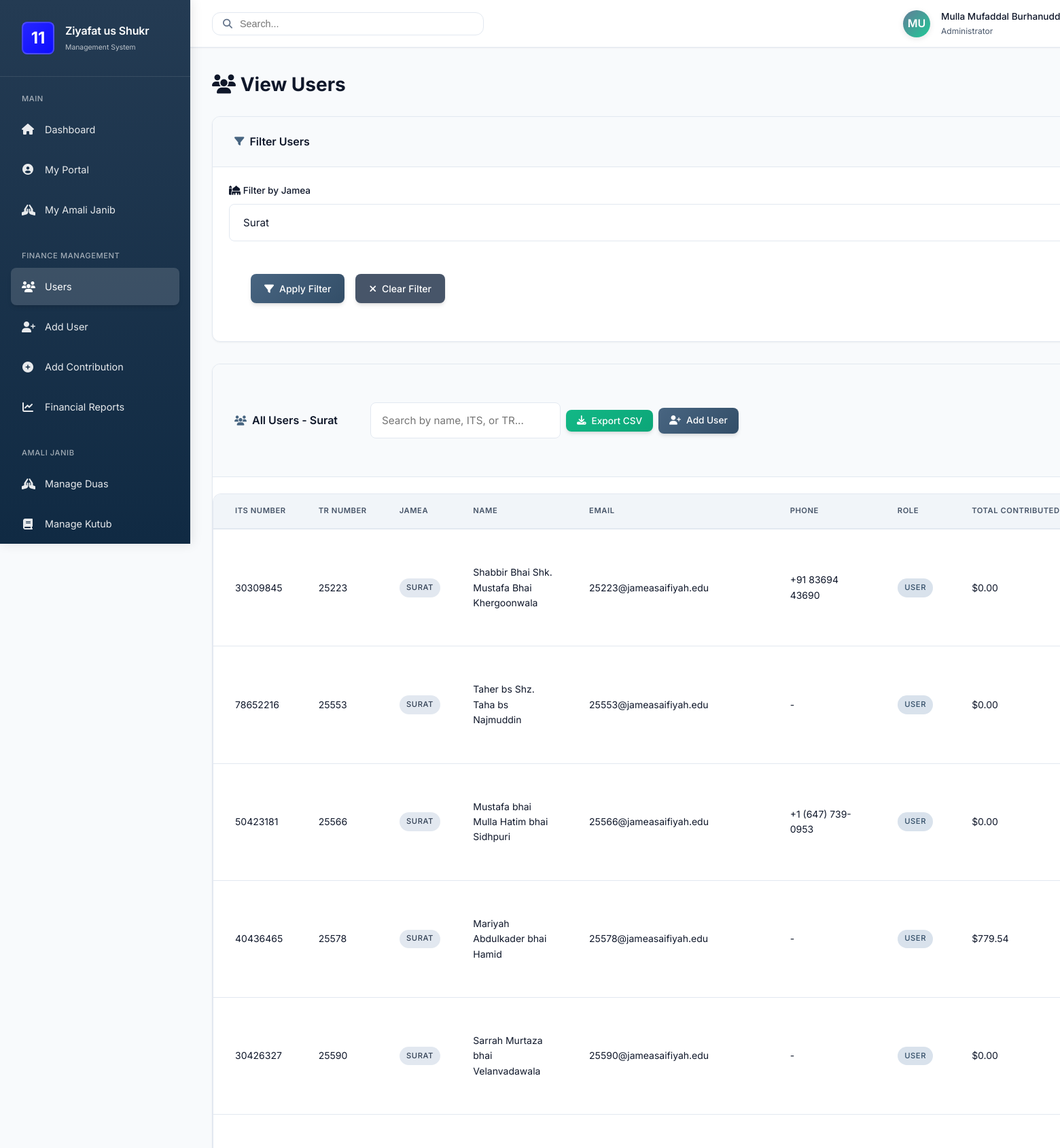
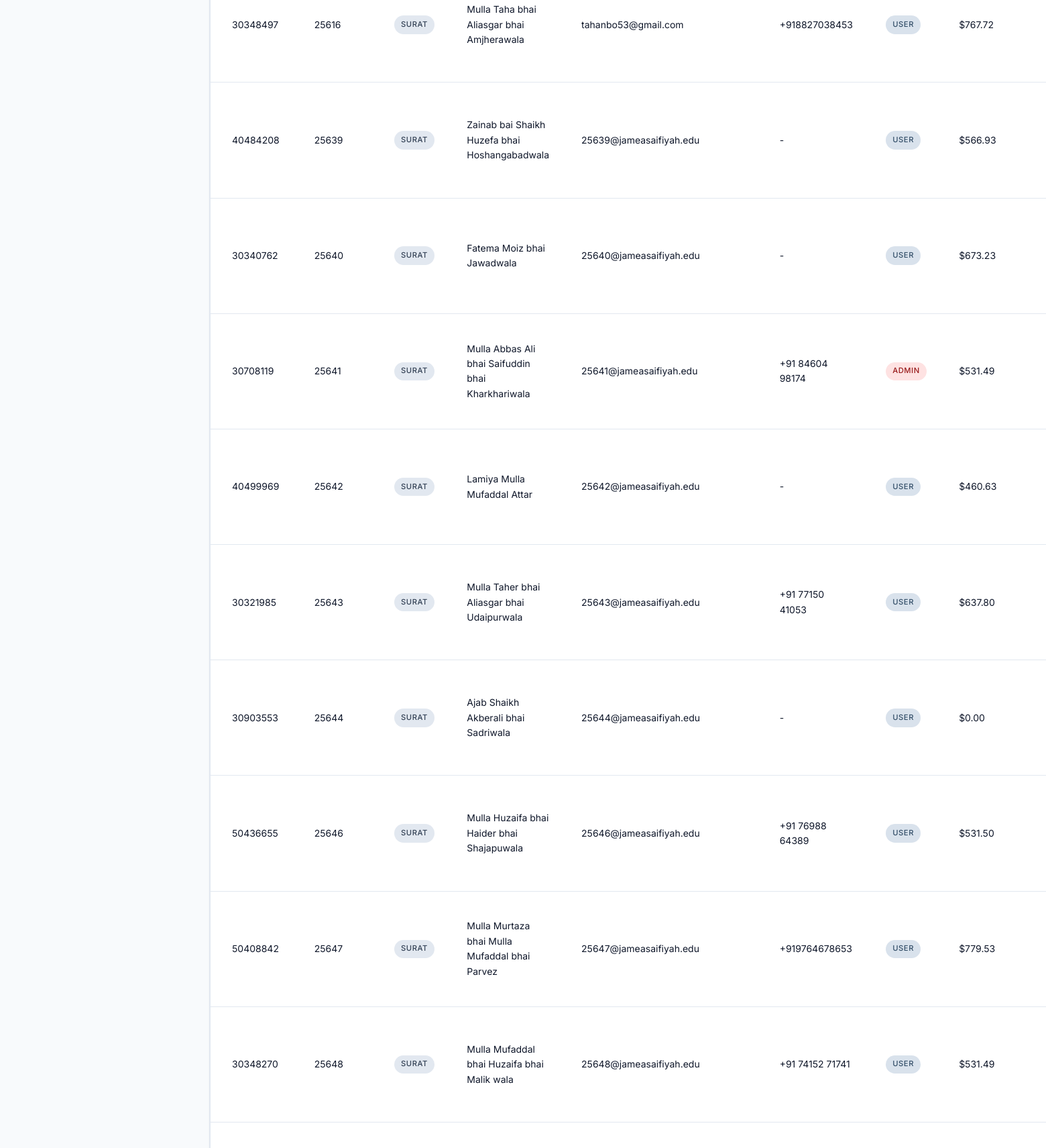
/admin/view_users.php?filter_category=Surat (signed in, upper part), run on the app's committed database (2 pictures, top to bottom).
### tables this page shows
CREATE TABLE `users` (
  `id` int(10) UNSIGNED NOT NULL,
  `its_number` varchar(50) NOT NULL,
  `tr_number` varchar(50) DEFAULT NULL,
  `category` enum('Surat','Marol','Karachi','Nairobi','Muntasib') DEFAULT NULL,
  `classification` enum('Talabat','Taalebaat','Muntasebeen','Muntasebaat') NOT NULL,
  `name` varchar(100) NOT NULL,
  `email` varchar(100) NOT NULL,
  `phone_number` varchar(20) DEFAULT NULL,
  `password` varchar(255) NOT NULL,
  `role` enum('user','admin') DEFAULT 'user',
  `admin_type` enum('super_admin','finance_admin','amali_coordinator','surat_amali_coordinator','marol_amali_coordinator','karachi_amali_coordinator','nairobi_amali_coordinator') DEFAULT NULL,
  `created_at` timestamp NOT NULL DEFAULT current_timestamp()
);

### includes/functions.php (called while the page is built, shortened)
<?php
function is_logged_in() {
    return isset($_SESSION['user_id']);
}
function is_admin() {
    return isset($_SESSION['role']) && $_SESSION['role'] === 'admin';
}
function is_super_admin() {
    return isset($_SESSION['role']) && $_SESSION['role'] === 'admin'
           && isset($_SESSION['admin_type']) && $_SESSION['admin_type'] === 'super_admin';
}
function has_finance_access() {
    return is_super_admin() || is_finance_admin();
}
function has_amali_access() {
    return is_super_admin() || is_amali_coordinator() || is_category_amali_coordinator();
}
function clean_input($data) {
    $data = trim($data);
    $data = stripslashes($data);
    $data = htmlspecialchars($data);
    return $data;
}
function format_currency($amount, $currency = 'USD') {
    if ($currency === 'USD') {
        return '$' . number_format($amount, 2);
    } else {
        return '₹' . number_format($amount, 2);
    }
}
function get_user_by_id($conn, $user_id) {
    $sql = "SELECT * FROM users WHERE id = ?";
    $stmt = $conn->prepare($sql);
    $stmt->bind_param("i", $user_id);
    $stmt->execute();
    $result = $stmt->get_result();
    return $result->fetch_assoc();
}
?>

### admin/view_users.php (the view, shortened to what this page needs)
<?php
require_once '../config/database.php';
require_once '../includes/functions.php';
$css_path = '../assets/css/';
$filter_category = isset($_GET['filter_category']) ? clean_input($_GET['filter_category']) : '';
$sql = "SELECT
            u.id,
            u.its_number,
            u.tr_number,
            u.category,
            u.name,
            u.email,
            u.phone_number,
            u.role,
            u.created_at,
            COALESCE(SUM(c.amount_usd), 0) as total_contributed_usd,
            COALESCE(SUM(c.amount_inr), 0) as total_contributed_inr
        FROM users u
        LEFT JOIN contributions c ON u.id = c.user_id";
if ($filter_category) {
    $sql .= " WHERE u.category = ?";
}
$sql .= " GROUP BY u.id
          ORDER BY u.category, u.tr_number ASC";
if ($filter_category) {
    $stmt = $conn->prepare($sql);
    $stmt->bind_param("s", $filter_category);
    $stmt->execute();
    $users = $stmt->get_result();
} else {
    $users = $conn->query($sql);
}
require_once '../includes/header.php';
?>
<div class="container">
    <h1 class="mb-3"><i class="fas fa-users"></i> View Users</h1>
    <div class="card">
        <div class="card-header">
            <h3><i class="fas fa-filter"></i> Filter Users</h3>
        </div>
        <form method="GET" action="" style="padding: var(--spacing-lg);">
            <div class="form-group" style="margin-bottom: var(--spacing-md);">
                <label for="filter_category"><i class="fas fa-mosque"></i> Filter by Jamea</label>
                <select id="filter_category" name="filter_category" class="form-control">
                    <option value="Surat" <?php echo $filter_category === 'Surat' ? 'selected' : ''; ?>>Surat</option>
                </select>
            </div>
            <div class="action-buttons">
                <button type="submit" class="btn btn-primary">
                    <i class="fas fa-filter"></i> Apply Filter
                </button>
                <?php if ($filter_category): ?>
                    <a href="view_users.php" class="btn btn-secondary">
                        <i class="fas fa-times"></i> Clear Filter
                    </a>
                <?php endif; ?>
            </div>
        </form>
    </div>
    <div class="card">
        <div class="card-header">
            <div style="display: flex; justify-content: space-between; align-items: center; flex-wrap: wrap; gap: 1rem;">
                <h3><i class="fas fa-users"></i> All Users <?php echo $filter_category ? '- ' . htmlspecialchars($filter_category) : ''; ?></h3>
                <div class="action-buttons" style="display: flex; gap: 0.5rem; flex-wrap: wrap; align-items: center;">
                    <input type="text" id="searchInput" class="form-control" placeholder="Search by name, ITS, or TR..." style="width: 280px; margin: 0;">
                    <button onclick="exportTableToCSV('dataTable', 'users.csv')" class="btn btn-success btn-sm">
                        <i class="fas fa-download"></i> Export CSV
                    </button>
                    <a href="add_user.php" class="btn btn-primary btn-sm">
                        <i class="fas fa-user-plus"></i> Add User
                    </a>
                </div>
            </div>
        </div>
        <div class="table-container">
            <?php if ($users->num_rows > 0): ?>
                <table id="dataTable">
                    <thead>
                        <tr>
                            <th>ITS Number</th>
                            <th>TR Number</th>
                            <th>Jamea</th>
                            <th>Name</th>
                            <th>Email</th>
                            <th>Phone</th>
                            <th>Role</th>
                            <th>Total Contributed (USD)</th>
                        </tr>
                    </thead>
                    <tbody>
                        <?php while ($user = $users->fetch_assoc()):
                        ?>
                            <tr>
                                <td><?php echo htmlspecialchars($user['its_number']); ?></td>
                                <td><?php echo htmlspecialchars($user['tr_number']); ?></td>
                                <td>
                                    <?php if ($user['category']): ?>
                                        <span class="badge badge-secondary"><?php echo htmlspecialchars($user['category']); ?></span>
                                    <?php else: ?>
                                        <span style="color: #999;">-</span>
                                    <?php endif; ?>
                                </td>
                                <td><?php echo htmlspecialchars($user['name']); ?></td>
                                <td><?php echo htmlspecialchars($user['email']); ?></td>
                                <td><?php echo htmlspecialchars($user['phone_number'] ?: '-'); ?></td>
                                <td>
                                    <span class="badge <?php echo $user['role'] === 'admin' ? 'badge-danger' : 'badge-primary'; ?>">
                                        <?php echo ucfirst($user['role']); ?>
                                    </span>
                                </td>
                                <td><?php echo format_currency($user['total_contributed_usd']); ?></td>
                            </tr>
                        <?php endwhile; ?>
                    </tbody>
                </table>
            <?php else: ?>
                <p class="text-center">No users found.</p>
            <?php endif; ?>
        </div>
    </div>
</div>
<?php require_once '../includes/footer.php'; ?>

### includes/header.php (shortened to what this page needs)
<?php
require_once __DIR__ . '/functions.php';
?>
<!DOCTYPE html>
<html lang="en">
<head>
    <link rel="stylesheet" href="<?php echo isset($css_path) ? $css_path : '../assets/css/'; ?>style.css">
    <link rel="stylesheet" href="https://cdnjs.cloudflare.com/ajax/libs/font-awesome/6.4.0/css/all.min.css">
</head>
<body>
    <?php if (is_logged_in()): ?>
        <div class="app-layout">
            <aside class="sidebar" id="sidebar">
                <div class="sidebar-header">
                    <div class="sidebar-brand">
                        <div class="sidebar-brand-logo" style="width: 48px; height: 48px; display: flex; align-items: center; justify-content: center; font-size: 24px; font-weight: bold; background-color: BLUE; color: white; border-radius: 8px;">
                            11
                        </div>
                        <div class="sidebar-brand-text">
                            <h2>Ziyafat us Shukr</h2>
                            <p>Management System</p>
                        </div>
                    </div>
                </div>
                <nav class="sidebar-nav">
                    <?php if (is_admin()): ?>
                        <div class="nav-section">
                            <div class="nav-section-title">Main</div>
                            <div class="nav-item">
                                <a href="../admin/index.php" class="nav-link <?php echo basename($_SERVER['PHP_SELF']) == 'index.php' && strpos($_SERVER['PHP_SELF'], 'admin') !== false ? 'active' : ''; ?>">
                                    <i class="fas fa-home"></i>
                                    <span>Dashboard</span>
                                </a>
                            </div>
                            <div class="nav-item">
                                <a href="../user/index.php" class="nav-link <?php echo strpos($_SERVER['PHP_SELF'], 'user/index.php') !== false ? 'active' : ''; ?>">
                                    <i class="fas fa-user-circle"></i>
                                    <span>My Portal</span>
                                </a>
                            </div>
                            <div class="nav-item">
                                <a href="../user/amali_janib.php" class="nav-link <?php echo strpos($_SERVER['PHP_SELF'], 'user/amali_janib.php') !== false || strpos($_SERVER['PHP_SELF'], 'user/quran_tracking.php') !== false || strpos($_SERVER['PHP_SELF'], 'user/dua_tracking.php') !== false || strpos($_SERVER['PHP_SELF'], 'user/book_transcription.php') !== false ? 'active' : ''; ?>">
                                    <i class="fas fa-hands-praying"></i>
                                    <span>My Amali Janib</span>
                                </a>
                            </div>
                        </div>
                        <?php if (has_finance_access()): ?>
                            <div class="nav-section">
                                <div class="nav-section-title">Finance Management</div>
                                <div class="nav-item">
                                    <a href="../admin/view_users.php" class="nav-link <?php echo basename($_SERVER['PHP_SELF']) == 'view_users.php' ? 'active' : ''; ?>">
                                        <i class="fas fa-users"></i>
                                        <span>Users</span>
                                    </a>
                                </div>
                                <div class="nav-item">
                                    <a href="../admin/add_user.php" class="nav-link <?php echo basename($_SERVER['PHP_SELF']) == 'add_user.php' ? 'active' : ''; ?>">
                                        <i class="fas fa-user-plus"></i>
                                        <span>Add User</span>
                                    </a>
                                </div>
                                <div class="nav-item">
                                    <a href="../admin/add_contribution.php" class="nav-link <?php echo basename($_SERVER['PHP_SELF']) == 'add_contribution.php' ? 'active' : ''; ?>">
                                        <i class="fas fa-plus-circle"></i>
                                        <span>Add Contribution</span>
                                    </a>
                                </div>
                                <div class="nav-item">
                                    <a href="../admin/reports.php" class="nav-link <?php echo basename($_SERVER['PHP_SELF']) == 'reports.php' ? 'active' : ''; ?>">
                                        <i class="fas fa-chart-line"></i>
                                        <span>Financial Reports</span>
                                    </a>
                                </div>
                            </div>
                        <?php endif; ?>
                        <?php if (has_amali_access()): ?>
                            <div class="nav-section">
                                <div class="nav-section-title">Amali Janib</div>
                                <div class="nav-item">
                                    <a href="../admin/manage_duas.php" class="nav-link <?php echo basename($_SERVER['PHP_SELF']) == 'manage_duas.php' ? 'active' : ''; ?>">
                                        <i class="fas fa-hands-praying"></i>
                                        <span>Manage Duas</span>
                                    </a>
                                </div>
                                <div class="nav-item">
                                    <a href="../admin/manage_books.php" class="nav-link <?php echo basename($_SERVER['PHP_SELF']) == 'manage_books.php' ? 'active' : ''; ?>">
                                        <i class="fas fa-book"></i>
                                        <span>Manage Kutub</span>
                                    </a>
                                </div>
                            </div>
                        <?php endif; ?>
                    <?php endif; ?>
                </nav>
            </aside>
            <div class="main-wrapper">
                <header class="topbar">
                    <div class="topbar-left">
                        <div class="topbar-search">
                            <i class="fas fa-search"></i>
                            <input type="text" placeholder="Search...">
                        </div>
                    </div>
                    <div class="topbar-right">
                        <div class="topbar-user">
                            <div class="user-avatar">
                                <?php
                                $logged_in_user = get_user_by_id($GLOBALS['conn'], $_SESSION['user_id']);
                                echo strtoupper(substr($logged_in_user['name'], 0, 2));
                                ?>
                            </div>
                            <div class="user-info">
                                <h4><?php echo htmlspecialchars($logged_in_user['name']); ?></h4>
                                <p><?php echo is_admin() ? 'Administrator' : 'User'; ?></p>
                            </div>
                        </div>
                    </div>
                </header>
                <main class="main-content">
                <?php else: ?>
                <?php endif; ?>

### data on the page
users: name "MU", name "Mulla Mufaddal…"
users: its_number "30309845", tr_number "25223", category "SURAT", name "Shabbir Bhai Shk. Mustafa Bhai Khergoonwala", email "25223@jameasaifiyah.edu", phone_number "+91 83694 43690", role "USER", total_contributed_usd "$0.00"
users: its_number "78652216", tr_number "25553", category "SURAT", name "Taher bs Shz. Taha bs Najmuddin", email "25553@jameasaifiyah.edu", phone_number "-", role "USER", total_contributed_usd "$0.00"
users: its_number "50423181", tr_number "25566", category "SURAT", name "Mustafa bhai Mulla Hatim bhai Sidhpuri", email "25566@jameasaifiyah.edu", phone_number "+1 (647) 739-0953", role "USER", total_contributed_usd "$0.00"
users: its_number "40436465", tr_number "25578", category "SURAT", name "Mariyah Abdulkader bhai Hamid", email "25578@jameasaifiyah.edu", phone_number "-", role "USER", total_contributed_usd "$779.54"
users: its_number "30426327", tr_number "25590", category "SURAT", name "Sarrah Murtaza bhai Velanvadawala", email "25590@jameasaifiyah.edu", phone_number "-", role "USER", total_contributed_usd "$0.00"
users: its_number "30348497", tr_number "25616", category "SURAT", name "Mulla Taha bhai Aliasgar bhai Amjherawala", email "tahanbo53@gmail.com", phone_number "+918827038453", role "USER", total_contributed_usd "$767.72"
users: its_number "40484208", tr_number "25639", category "SURAT", name "Zainab bai Shaikh Huzefa bhai Hoshangabadwala", email "25639@jameasaifiyah.edu", phone_number "-", role "USER", total_contributed_usd "$566.93"
users: its_number "30340762", tr_number "25640", category "SURAT", name "Fatema Moiz bhai Jawadwala", email "25640@jameasaifiyah.edu", phone_number "-", role "USER", total_contributed_usd "$673.23"
users: its_number "30708119", tr_number "25641", category "SURAT", name "Mulla Abbas Ali bhai Saifuddin bhai Kharkhariwala", email "25641@jameasaifiyah.edu", phone_number "+91 84604 98174", role "ADMIN", total_contributed_usd "$531.49"
users: its_number "40499969", tr_number "25642", category "SURAT", name "Lamiya Mulla Mufaddal Attar", email "25642@jameasaifiyah.edu", phone_number "-", role "USER", total_contributed_usd "$460.63"
users: its_number "30321985", tr_number "25643", category "SURAT", name "Mulla Taher bhai Aliasgar bhai Udaipurwala", email "25643@jameasaifiyah.edu", phone_number "+91 77150 41053", role "USER", total_contributed_usd "$637.80"
users: its_number "30903553", tr_number "25644", category "SURAT", name "Ajab Shaikh Akberali bhai Sadriwala", email "25644@jameasaifiyah.edu", phone_number "-", role "USER", total_contributed_usd "$0.00"
users: its_number "50436655", tr_number "25646", category "SURAT", name "Mulla Huzaifa bhai Haider bhai Shajapuwala", email "25646@jameasaifiyah.edu", phone_number "+91 76988 64389", role "USER", total_contributed_usd "$531.50"
users: its_number "50408842", tr_number "25647", category "SURAT", name "Mulla Murtaza bhai Mulla Mufaddal bhai Parvez", email "25647@jameasaifiyah.edu", phone_number "+919764678653", role "USER", total_contributed_usd "$779.53"
users: its_number "30348270", tr_number "25648", category "SURAT", name "Mulla Mufaddal bhai Huzaifa bhai Malik wala", email "25648@jameasaifiyah.edu", phone_number "+91 74152 71741", role "USER", total_contributed_usd "$531.49"

### other printed values
$filter_category "Surat"
